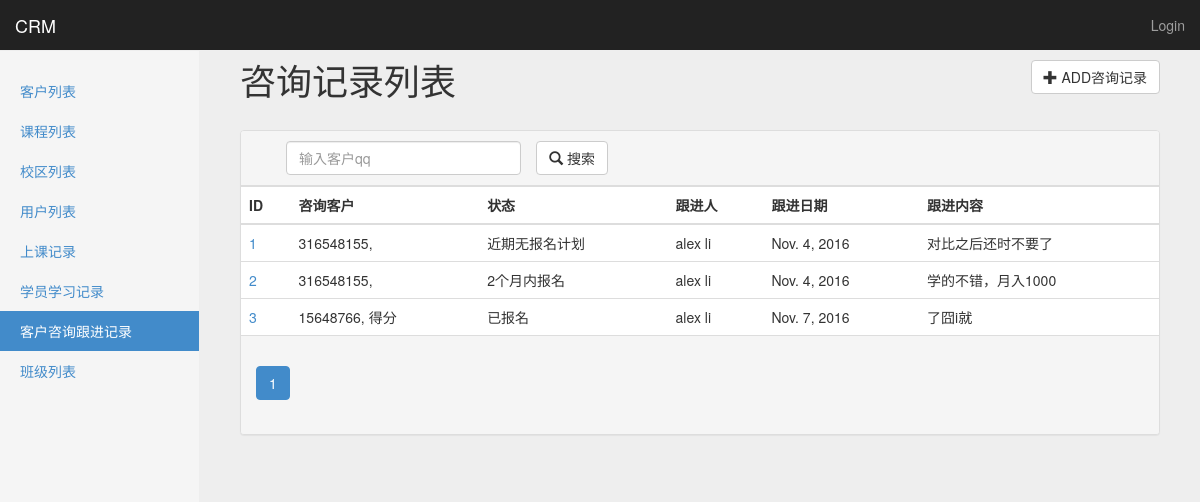
Page /crm/consultrecords/ on the committed database.
### app01/models.py (models this page shows, shortened)
class ConsultRecord(models.Model):
    customer = models.ForeignKey(Customer,verbose_name=u'咨询客户')
    note = models.TextField(u'跟进内容')
    status_choices = (
        (1,u'近期无报名计划'),
        (2,u'2个月内报名'),
        (3,u'1个月内报名'),
        (4,u'2周内报名'),
        (5,u'1周内报名'),
        (6,u'2天内报名'),
        (7,u'已报名'),
    )
    status = models.IntegerField(u'状态',choices=status_choices,help_text=u'选择此客户的状态')
    consultant = models.ForeignKey(UserProfile,verbose_name=u'跟进人')
    date = models.DateField(u'跟进日期',auto_now_add=True)
    class Meta:
        verbose_name = u'客户咨询跟进记录'
        verbose_name_plural = u'客户咨询跟进记录'

class Customer(models.Model):
    qq = models.CharField(u'QQ号',max_length=64,unique=True)
    name = models.CharField(u'姓名',max_length=32,blank=True,null=True)
    phone = models.BigIntegerField(u'手机',blank=True,null=True)
    stu_id = models.CharField(u'学号',blank=True,null=True,max_length=64)
    source_choices = (
        ('qq',u'qq群'),
        ('referral',u'内部转介绍'),
        ('51cto',u'51cto'),
        ('agent',u'招生代理'),
        ('others',u'其它'),
    )
    source = models.CharField(u'客户来源',max_length=64,choices=source_choices,default='qq')
    referral_from = models.ForeignKey('self',
                                      verbose_name=u'转介绍自学员',
                                      help_text='若客户是转介绍自学员，填写学员姓名',
                                      blank=True,
                                      null=True,
                                      related_name='internal_referral')
    course = models.ForeignKey(Course,verbose_name=u'咨询课程')
    class_type_choices = (
        ('online', u'网络班'),
        ('offline_weekend', u'周末面授班'),
        ('offline_fulltime', u'脱产面授班'),
    )
    class_type = models.CharField(u'班级类型',max_length=64,choices=class_type_choices)
    customer_note = models.TextField(u'客户咨询详情',help_text=u'客户咨询的对话记录')
    status_choices = (
        ('signed',u'已报名'),
        ('unregistered',u'未报名'),
        ('graduated',u'已毕业'),
        ('dropoff',u'已退学'),
    )
    status = models.CharField(u'客户状态',choices=status_choices,max_length=64,default='unregistered')
    consultant = models.ForeignKey(UserProfile,verbose_name=u'课程顾问')
    date = models.DateField(u'咨询日期',auto_now_add=True)
    class_list = models.ManyToManyField(ClassList,verbose_name=u'已报名班级',blank=True)
    def __str__(self):
        return u'%s, %s' % (self.qq,self.name)

class UserProfile(models.Model):
    user = models.OneToOneField(User)
    name = models.CharField(u'姓名',max_length=32)
    school = models.ForeignKey('School',verbose_name='校区',default=1)
    def __str__(self):
        return self.name
    class Meta:
        permissions = (
            ('view_customer_list',u'可以查看客户列表'),
            ('view_customer_info',u'可以查看客户详细信息'),
            ('edit_own_customer_info',u'可以修改自己的客户信息'),
            ('add_customer_get',u'可以进入新增客户界面'),
            ('add_customer_post', u'可以提交新增客户信息'),
            ('batch_own_customer_info', u'可以批量操作自己的客户信息'),
            ('view_courserecord_list', u'可以查看开课记录列表'),
            ('batch_own_courserecord_info',u'可以批量操作自己的开课记录'),
            ('add_courserecord_info',u'可以新增开课记录'),
            ('view_classlist_list', u'可以查看班级列表'),
            ('edit_classlist_info', u'可以修改班级'),
            ('batch_own_classlist_info', u'可以批量操作班级'),
            ('add_classlist_info', u'可以新增班级'),
            ('view_studyrecord_list', u'可以查看学习记录列表'),
            ('edit_studyrecord_info', u'可以修改学习记录'),
            ('batch_studyrecord_info', u'可以批量操作学习记录'),
            ('add_studyrecord_info', u'可以新增学习记录'),
            ('view_userprofile_list', u'可以查看用户列表'),
            ('view_school_list', u'可以查看校区列表'),
        )

### app01/views.py (the view)
# urls.py: url(r'^consultrecords/(\d+)/$', views.consultrecord_detail,name='consultrecord_detail'),
def consultrecords(request):
    data_dic = build_search_param(request, models.ConsultRecord)
    return render(request,'app01/consultrecords.html',data_dic)

### app01/forms.py (called while the page is built, shortened)
def get_filter_fields(cls):
    filter_fields = settings.FILTER_FIELDS.get(cls.__name__.lower())
    if filter_fields is None:
        return None

### app01/templatetags/custom_tags.py (called while the page is built, shortened)
@register.simple_tag
def pagination_bar(lists,search_str,find_list):
    page_ele = '<ul class="pagination">'
    for page_num in lists.paginator.page_range:
        offset = abs(lists.number - page_num)
        if offset < 3:
            if lists.number == page_num:
                page_ele += '<li class ="active" >'
            else:
                page_ele += '<li class ="" >'
            if len(find_list) == 2:
                page_ele += '<a href="?page=%s%s&%s=%s" > %s </a> </li>' % (page_num,search_str,find_list[0],find_list[1],page_num)
            else:
                page_ele += '<a href="?page=%s%s" > %s </a> </li>' % (page_num, search_str, page_num)
    page_ele += '</ul>'
    return format_html(page_ele)

### templates/app01/consultrecords.html (shortened to what this page needs)
{% extends 'base.html' %}
{% load custom_tags %}
{% block page-header %}
咨询记录列表
<a href="{% url 'consultrecord_add' %}">
    <button type="button" class="btn btn-default pull-right">
      <span class="glyphicon glyphicon-plus"></span> ADD咨询记录
    </button>
</a>
{% endblock %}
{% block page-content %}
<div class="panel panel-default">
    <div class="panel-heading" id="panel-heading">
        <div class="col-md-9 " >
            <form action="{% url url_alias %}?page=1{{ search_str }}" method="GET">
                <div class="col-md-5">
                    <input name="find__customer__qq" class="form-control" type="text" value="{{ find_list.1 }}" placeholder="输入客户qq" minlength="1" maxlength="20" required>
                </div>
                <div class="col-md-3 search-button">
                    <button type="submit" id="btn-submit" class="btn btn-default">
                        <span class="glyphicon glyphicon-search"></span> 搜索
                    </button>
                </div>
            </form>
        </div>
    </div>
    <table class="table table-hover">
    <thead>
    <tr>
        <th>ID</th>
        <th>咨询客户</th>
        <th>状态</th>
        <th>跟进人</th>
        <th>跟进日期</th>
        <th>跟进内容</th>
    </tr>
    </thead>
    <tbody>
    {% for data in data_list %}
        <tr>
            <td><a href="{% url 'consultrecord_detail' data.id %}">{{ data.id }}</a></td>
            <td>{{ data.customer }}</td>
            <td>{{ data.get_status_display }}</td>
            <td>{{ data.consultant }}</td>
            <td>{{ data.date }}</td>
            <td>{{ data.note }}</td>
        </tr>
    {% endfor %}
    </tbody>
</table>
    <div class="panel-footer">
        <nav>{% pagination_bar data_list search_str find_list %}</nav>
    </div>
</div>
{% endblock %}

### statics/css/custom.css (style rules this page uses)
body { padding-top: 40px; padding-bottom: 40px; background-color: #eee; }
#panel-heading { float:none;overflow: hidden; }
#panel-heading .search-button,#panel-heading .search-more-button { padding-left: 0px; }

### rows in the picture
ConsultRecord: id "1", customer "316548155,", status "近期无报名计划", consultant "alex li", date "Nov. 4, 2016", note "对比之后还时不要了"
ConsultRecord: id "2", customer "316548155,", status "2个月内报名", consultant "alex li", date "Nov. 4, 2016", note "学的不错，月入1000"
ConsultRecord: id "3", customer "15648766, 得分", status "已报名", consultant "alex li", date "Nov. 7, 2016", note "了囧i就"
